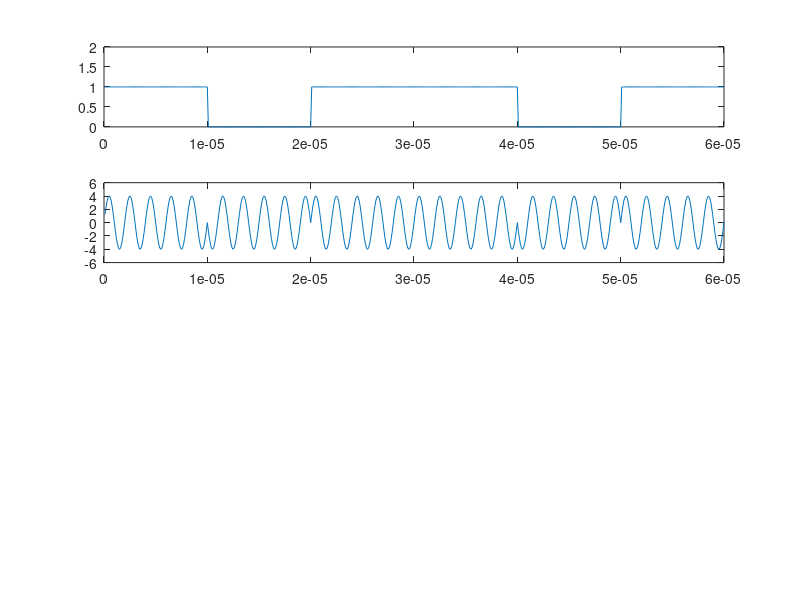

Reproduce this figure in MATLAB.
%PSK:


clc;
clear;
close all;

data = [1 0 1 1 0 1];
bp = 0.00001;

bit=[];

for i=1:1:length(data)
    if data(i) == 1
        se = ones(1,100);
    else
        se = zeros(1,100);
    end
    bit = [bit se];
end

t1 = bp/100:bp/100:bp*length(data);

subplot(4,1,1);

plot(t1,bit);

axis([0,bp*length(data),0,2]);


%ASK

A = 4;

f = 5/bp;

t2 = bp/100:bp/100:bp;
st=[];

for i=1:1:length(data)
    if data(i)==1
        y = A * sin(2*pi*f*t2);
    else
        y = - (A * sin(2*pi*f*t2));
    end
    st = [st,y];
end

subplot(4,1,2);

plot(t1,st);

axis([0,bp*length(data),-6,6]);